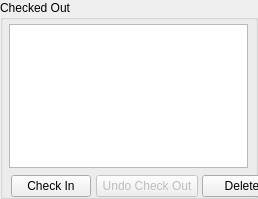
    <widget class="QGroupBox" name="IDC_CHECKEDOUT_GRP">
      <property name="geometry">
        <rect>
          <x>279</x>
          <y>45</y>
          <width>258</width>
          <height>199</height>
        </rect>
      </property>
      <property name="title">
        <string>Checked Out</string>
      </property>
      <property name="visible">
        <bool>true</bool>
      </property>
      <property name="enabled">
        <bool>true</bool>
      </property>
      <property name="flat">
        <bool>false</bool>
      </property>
      <widget class="QListWidget" name="IDC_LIST_CHECKEDOUT">
        <property name="geometry">
          <rect>
            <x>9</x>
            <y>24</y>
            <width>239</width>
            <height>144</height>
          </rect>
        </property>
        <property name="visible">
          <bool>true</bool>
        </property>
        <property name="enabled">
          <bool>true</bool>
        </property>
        <property name="selectionMode">
          <enum>QAbstractItemView::SingleSelection</enum>
        </property>
      </widget>
      <widget class="QPushButton" name="IDC_CHECKIN">
        <property name="geometry">
          <rect>
            <x>11</x>
            <y>175</y>
            <width>80</width>
            <height>22</height>
          </rect>
        </property>
        <property name="text">
          <string>Check In</string>
        </property>
        <property name="visible">
          <bool>true</bool>
        </property>
        <property name="enabled">
          <bool>true</bool>
        </property>
        <property name="default">
          <bool>false</bool>
        </property>
        <property name="autoDefault">
          <bool>false</bool>
        </property>
      </widget>
      <widget class="QPushButton" name="IDC_UNDOCHECKOUT">
        <property name="geometry">
          <rect>
            <x>96</x>
            <y>175</y>
            <width>102</width>
            <height>22</height>
          </rect>
        </property>
        <property name="text">
          <string>Undo Check Out</string>
        </property>
        <property name="visible">
          <bool>true</bool>
        </property>
        <property name="enabled">
          <bool>false</bool>
        </property>
        <property name="default">
          <bool>false</bool>
        </property>
        <property name="autoDefault">
          <bool>false</bool>
        </property>
      </widget>
      <widget class="QPushButton" name="IDC_DELETE">
        <property name="geometry">
          <rect>
            <x>202</x>
            <y>175</y>
            <width>80</width>
            <height>22</height>
          </rect>
        </property>
        <property name="text">
          <string>Delete</string>
        </property>
        <property name="visible">
          <bool>true</bool>
        </property>
        <property name="enabled">
          <bool>true</bool>
        </property>
        <property name="default">
          <bool>false</bool>
        </property>
        <property name="autoDefault">
          <bool>false</bool>
        </property>
      </widget>
    </widget>
